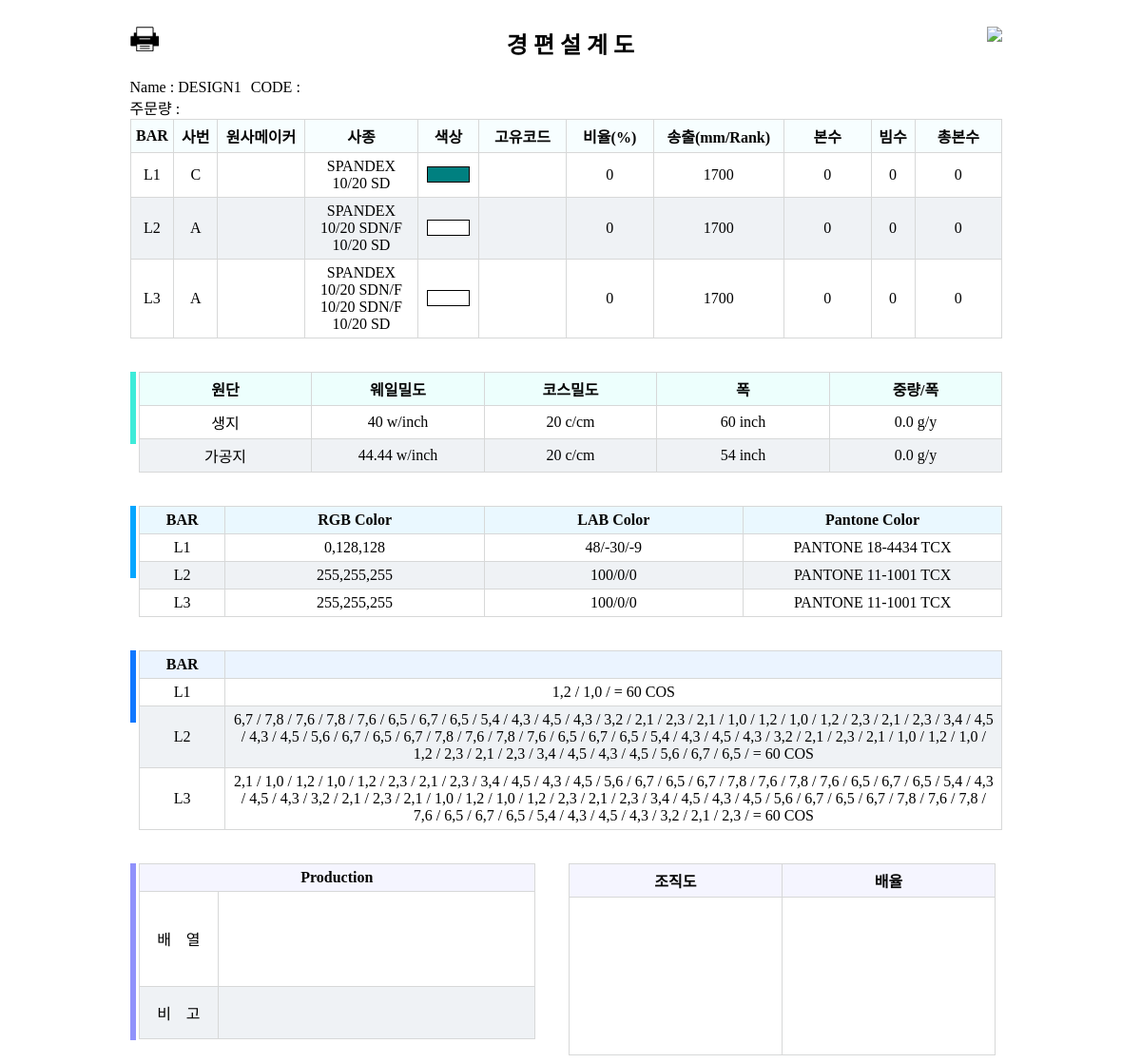
Page /design_data/design/1 (signed in) on the committed database.
### design_data/models.py (models this page shows, shortened)
class FSTY_CAD_Design_Data(models.Model):
    CAD_Design_Data_id = models.AutoField(primary_key=True)
    CAD_Design_Data_name = models.CharField(max_length=100, null=True)
    CAD_Design_Data_code = models.CharField(max_length=100, null=True)
    CAD_Design_Data_xml = models.FileField(upload_to=upload_product_file, null=True)
    CAD_Design_Data_pattern_image = models.ImageField(upload_to=upload_product_file, null=True)
    CAD_Design_Data_simulation_image = models.ImageField(upload_to=upload_product_file, null=True)
    CAD_Design_Data_create_date = models.DateTimeField(auto_now_add=True, blank=True)
    CAD_Design_Data_trc_file = models.FileField(upload_to=upload_product_file, null=True)
    CAD_Design_Data_magnification = models.CharField(max_length=10, null=True, blank=True)
    class Meta:
        db_table = 'FSTY_CAD_Design_Data'

class FSTY_CAD_Layer(models.Model):
    CAD_Layer_id = models.AutoField(primary_key=True)
    CAD_Layer_name = models.CharField(max_length=100, null=True)
    CAD_Layer_ratio = models.CharField(max_length=100, null=True)
    CAD_Layer_mm_rack = models.CharField(max_length=100, null=True)
    CAD_Layer_use = models.CharField(max_length=100, null=True)
    CAD_Layer_beam = models.CharField(max_length=100, null=True)
    CAD_Layer_total = models.CharField(max_length=100, null=True)
    CAD_Layer_iodata = models.CharField(max_length=2000, null=True)
    CAD_Layer_design_data = models.ForeignKey(FSTY_CAD_Design_Data, on_delete=models.CASCADE, null=True)
    class Meta:
        db_table = 'FSTY_CAD_Layer'

class FSTY_CAD_Yarn(models.Model):
    CAD_Yarn_id = models.AutoField(primary_key=True)
    CAD_Yarn_idx = models.CharField(max_length=100, null=True)
    CAD_Yarn_maker = models.CharField(max_length=100, null=True)
    CAD_Yarn_spec = models.CharField(max_length=100, null=True)
    CAD_Yarn_code = models.CharField(max_length=100, null=True)
    CAD_Yarn_rgb_color = models.CharField(max_length=100, null=True)
    CAD_Yarn_lab_color = models.CharField(max_length=100, null=True)
    CAD_Yarn_pantone_color = models.CharField(max_length=100, null=True)
    CAD_Yarn_layer = models.OneToOneField(FSTY_CAD_Layer, on_delete=models.CASCADE, null=True)
    class Meta:
        db_table = 'FSTY_CAD_Yarn'

class FSTY_CAD_Fabric(models.Model):
    CAD_Fabric_id = models.AutoField(primary_key=True)
    fabric_type = (
        ('R', u'row'),
        ('S', u'simulated')
    )
    CAD_Fabric_type = models.CharField(max_length=1, choices=fabric_type, null=True)
    CAD_Fabric_wpi = models.CharField(max_length=100, null=True)
    CAD_Fabric_cpi = models.CharField(max_length=100, null=True)
    CAD_Fabric_width = models.CharField(max_length=100, null=True)
    CAD_Fabric_weight_per_width = models.CharField(max_length=100, null=True)
    CAD_Fabric_production = models.ForeignKey(FSTY_CAD_Production, on_delete=models.CASCADE, null=True)
    class Meta:
        db_table = 'FSTY_CAD_Fabric'

class FSTY_CAD_Chain_Link(models.Model):
    CAD_Chain_Link_id = models.AutoField(primary_key=True)
    CAD_Chain_Link_course = models.CharField(max_length=2000)
    CAD_Chain_Link_layer = models.OneToOneField(FSTY_CAD_Layer, on_delete=models.CASCADE, null=True)
    class Meta:
        db_table = 'FSTY_CAD_Chain_Link'

### design_data/views.py (the view)
# urls.py: url(r'^design/(?P<designId>\d+)', views.showDesignProduction),
@csrf_exempt
@login_required(login_url='/')
def showDesignProduction(request, designId):
    designObj = FSTY_CAD_Design_Data.objects.get(CAD_Design_Data_id=designId)
    return render(request, 'worksheet/knit.html', {'object': designObj})

### templates/worksheet/knit.html (shortened to what this page needs)
<!DOCTYPE html>
{% load staticfiles %}
<html lang="en">
<head>
        <link rel="stylesheet" href="{% static 'css/design.css' %}">
</head>
    <body>
        <div id="designData">
                    <div id="orderWrap">
                        <div id="designOrderWrap">
                            <h2 style="text-align:center;">경 편 설 계 도</h2>
                            <span id="qrCode"><img src="/media/{{ qrCode }}" width="90"></span>
                            <span id="printIcon" onclick="window.print()"><img src="{% static 'image/print2.png' %}" width="30px"></span>
                        </div>
                            <div id="topDesignInfo">
                                <div>Name : {{ object.CAD_Design_Data_name }}</div>
                                <div>CODE : {{ object.CAD_Design_Data_code }}</div>
                            </div>
                            <div id="topOrderInfo">
                                <div>주문량 : {{ orderQty }}</div>
                            </div>
                            <div id="yarnDiv">
                                <table id="yarnTable">
                                <colgroup>
                                    <col width="5%">
                                    <col width="5%">
                                    <col width="10%">
                                    <col width="13%">
                                    <col width="7%">
                                    <col width="10%">
                                    <col width="10%">
                                    <col width="15%">
                                    <col width="10%">
                                    <col width="5%">
                                    <col width="10%">
                                </colgroup>
                                <thead>
                                    <tr>
                                        <th>BAR</th>
                                        <th>사번</th>
                                        <th>원사메이커</th>
                                        <th>사종</th>
                                        <th>색상</th>
                                        <th>고유코드</th>
                                        <th>비율(%)</th>
                                        <th>송출(mm/Rank)</th>
                                        <th>본수</th>
                                        <th>빔수</th>
                                        <th>총본수</th>
                                    </tr>
                                </thead>
                                <tbody>
                                    {% for layer in object.fsty_cad_layer_set.all %}
                                    <tr>
                                        <td>{{ layer.CAD_Layer_name }}</td>
                                        <td>{{ layer.fsty_cad_yarn.CAD_Yarn_idx }}</td>
                                        <td>{{ layer.fsty_cad_yarn.CAD_Yarn_maker }}</td>
                                        <td>{{ layer.fsty_cad_yarn.CAD_Yarn_spec }}</td>
                                        <td><div class="cadyarn_color" style="background-color:rgb({{ layer.fsty_cad_yarn.CAD_Yarn_rgb_color }}); width:80%; height:15px; border: 1px solid black;"></div></td>
                                        <td>{{ layer.fsty_cad_yarn.CAD_Yarn_code }}</td>
                                        <td>{{ layer.CAD_Layer_ratio }}</td>
                                        <td>{{ layer.CAD_Layer_mm_rack }}</td>
                                        <td>{{ layer.CAD_Layer_use }}</td>
                                        <td>{{ layer.CAD_Layer_beam }}</td>
                                        <td>{{ layer.CAD_Layer_total }}</td>
                                    </tr>
                                    {% endfor %}
                                </tbody>
                            </table>
                            </div>
                            <div id="fabricDiv">
                                <div></div>
                                <table id="fabricTable">
                                <colgroup>
                                    <col width="20%">
                                    <col width="20%">
                                    <col width="20%">
                                    <col width="20%">
                                    <col width="20%">
                                </colgroup>
                                <thead>
                                    <tr>
                                        <th>원단</th>
                                        <th>웨일밀도</th>
                                        <th>코스밀도</th>
                                        <th>폭</th>
                                        <th>중량/폭</th>
                                    </tr>
                                </thead>
                                <tbody>
                                    {% for fabric in object.fsty_cad_production.fsty_cad_fabric_set.all %}
                                    <tr>
                                        <td>{% if fabric.CAD_Fabric_type == 'R' %}생지{% else %}가공지{% endif %}</td>
                                        <td>{{ fabric.CAD_Fabric_wpi }} w/inch</td>
                                        <td>{{ fabric.CAD_Fabric_cpi }} c/cm</td>
                                        <td>{{ fabric.CAD_Fabric_width }} inch</td>
                                        <td>{{ fabric.CAD_Fabric_weight_per_width }} g/y</td>
                                    </tr>
                                    {% endfor %}
                                </tbody>
                            </table>
                            </div>
                            <div id="colorDiv">
                                <div></div>
                                <table id="colorTable">
                                <colgroup>
                                    <col width="10%">
                                    <col width="30%">
                                    <col width="30%">
                                    <col width="30%">
                                </colgroup>
                                <thead>
                                    <tr>
                                        <th>BAR</th>
                                        <th>RGB Color</th>
                                        <th>LAB Color</th>
                                        <th>Pantone Color</th>
                                    </tr>
                                </thead>
                                <tbody>
                                    {% for layer in object.fsty_cad_layer_set.all %}
                                    <tr>
                                        <td>{{ layer.CAD_Layer_name }}</td>
                                        <td>{{ layer.fsty_cad_yarn.CAD_Yarn_rgb_color }}</td>
                                        <td>{{ layer.fsty_cad_yarn.CAD_Yarn_lab_color }}</td>
                                        <td>{{ layer.fsty_cad_yarn.CAD_Yarn_pantone_color }}</td>
                                    </tr>
                                    {% endfor %}
                                </tbody>
                            </table>
                            </div>
                            <div id="layerDiv">
                                <div></div>
                                <table id="layerTable">
                                <colgroup>
                                    <col width="10%">
                                    <col width="90%">
                                </colgroup>
                                <thead>
                                    <tr>
                                        <th>BAR</th>
                                        <th></th>
                                    </tr>
                                </thead>
                                <tbody>
                                    {% for layer in object.fsty_cad_layer_set.all %}
                                    <tr>
                                        <td>{{ layer.CAD_Layer_name }}</td>
                                        <td>{{ layer.fsty_cad_chain_link.CAD_Chain_Link_course }}</td>
                                    </tr>
                                    {% endfor %}
                                </tbody>
                            </table>
                            </div>
                            <div id="productionDiv">
                                <div></div>
                                <table id="productionTable">
                                    <colgroup>
                                        <col width="20%">
                                        <col width="80%">
                                    </colgroup>
                                    <thead>
                                        <tr>
                                            <th colspan="2">Production</th>
                                        </tr>
                                    </thead>
                                    <tbody>
                                        <tr>
                                            <td>배&nbsp&nbsp&nbsp&nbsp열</td>
                                            <td></td>
                                        </tr>
                                        <tr>
                                            <td>비&nbsp&nbsp&nbsp&nbsp고</td>
                                            <td></td>
                                        </tr>
                                    </tbody>
                                </table>
                                <table id="imgTable">
                                    <colgroup>
                                        <col width="50%">
                                        <col width="50%">
                                    </colgroup>
                                    <thead>
                                        <tr>
                                            <th>조직도</th>
                                            <th>배율</th>
                                        </tr>
                                    </thead>
                                    <tbody>
                                        <tr>
                                            <td><div style="background-image: url('/media/{{ object.CAD_Design_Data_pattern_image }}')"></div></td>
                                            <td><div style="background-image: url('/media/{{ object.CAD_Design_Data_simulation_image }}')"></div></td>
                                        </tr>
                                    </tbody>
                                </table>
                            </div>
                        </div>
                    </div>
    </body>

### rows in the picture
FSTY_CAD_Design_Data: CAD_Design_Data_name "DESIGN1"
FSTY_CAD_Layer: CAD_Layer_name "L1", fsty_cad_yarn.CAD_Yarn_idx "C", fsty_cad_yarn.CAD_Yarn_spec "SPANDEX 10/20 SD", CAD_Layer_ratio "0", CAD_Layer_mm_rack "1700", CAD_Layer_use "0", CAD_Layer_beam "0", CAD_Layer_total "0", fsty_cad_yarn.CAD_Yarn_rgb_color "0,128,128", fsty_cad_yarn.CAD_Yarn_lab_color "48/-30/-9", fsty_cad_yarn.CAD_Yarn_pantone_color "PANTONE 18-4434 TCX", fsty_cad_chain_link.CAD_Chain_Link_course "1,2 / 1,0 / = 60 COS"
FSTY_CAD_Layer: CAD_Layer_name "L2", fsty_cad_yarn.CAD_Yarn_idx "A", fsty_cad_yarn.CAD_Yarn_spec "SPANDEX 10/20 SDN/F 10/20 SD", CAD_Layer_ratio "0", CAD_Layer_mm_rack "1700", CAD_Layer_use "0", CAD_Layer_beam "0", CAD_Layer_total "0", fsty_cad_yarn.CAD_Yarn_rgb_color "255,255,255", fsty_cad_yarn.CAD_Yarn_lab_color "100/0/0", fsty_cad_yarn.CAD_Yarn_pantone_color "PANTONE 11-1001 TCX", fsty_cad_chain_link.CAD_Chain_Link_course "6,7 / 7,8 / 7,6 / 7,8 / 7,6 / 6,5 / 6,7 / 6,5 / 5,4 / 4,3 / 4,5 / 4,3 / 3,2 / 2,1 / 2,3 / 2,1 / 1,0 / 1,2 / 1,0 / 1,2 / 2,3 / 2,1 / 2,3 / 3,4 / 4,5 / 4,3 / 4,5 / 5,6 / 6,7 / 6,5 / 6,7 / 7,8 / 7,6 / 7,8 / 7,6 / 6,5 / 6,7 / 6,5 / 5,4 / 4,3 / 4,5 / 4,3 / 3,2 / 2,1 / 2,3 / 2,1 / 1,0 / 1,2 / 1,0 / 1,2 / 2,3 / 2,1 / 2,3 / 3,4 / 4,5 / 4,3 / 4,5 / 5,6 / 6,7 / 6,5 / = 60 COS"
FSTY_CAD_Layer: CAD_Layer_name "L3", fsty_cad_yarn.CAD_Yarn_idx "A", fsty_cad_yarn.CAD_Yarn_spec "SPANDEX 10/20 SDN/F 10/20 SDN/F 10/20 SD", CAD_Layer_ratio "0", CAD_Layer_mm_rack "1700", CAD_Layer_use "0", CAD_Layer_beam "0", CAD_Layer_total "0", fsty_cad_yarn.CAD_Yarn_rgb_color "255,255,255", fsty_cad_yarn.CAD_Yarn_lab_color "100/0/0", fsty_cad_yarn.CAD_Yarn_pantone_color "PANTONE 11-1001 TCX", fsty_cad_chain_link.CAD_Chain_Link_course "2,1 / 1,0 / 1,2 / 1,0 / 1,2 / 2,3 / 2,1 / 2,3 / 3,4 / 4,5 / 4,3 / 4,5 / 5,6 / 6,7 / 6,5 / 6,7 / 7,8 / 7,6 / 7,8 / 7,6 / 6,5 / 6,7 / 6,5 / 5,4 / 4,3 / 4,5 / 4,3 / 3,2 / 2,1 / 2,3 / 2,1 / 1,0 / 1,2 / 1,0 / 1,2 / 2,3 / 2,1 / 2,3 / 3,4 / 4,5 / 4,3 / 4,5 / 5,6 / 6,7 / 6,5 / 6,7 / 7,8 / 7,6 / 7,8 / 7,6 / 6,5 / 6,7 / 6,5 / 5,4 / 4,3 / 4,5 / 4,3 / 3,2 / 2,1 / 2,3 / = 60 COS"
FSTY_CAD_Fabric: CAD_Fabric_type "생지", CAD_Fabric_wpi "40", CAD_Fabric_cpi "20", CAD_Fabric_width "60", CAD_Fabric_weight_per_width "0.0"
FSTY_CAD_Fabric: CAD_Fabric_type "가공지", CAD_Fabric_wpi "44.44", CAD_Fabric_cpi "20", CAD_Fabric_width "54", CAD_Fabric_weight_per_width "0.0"
